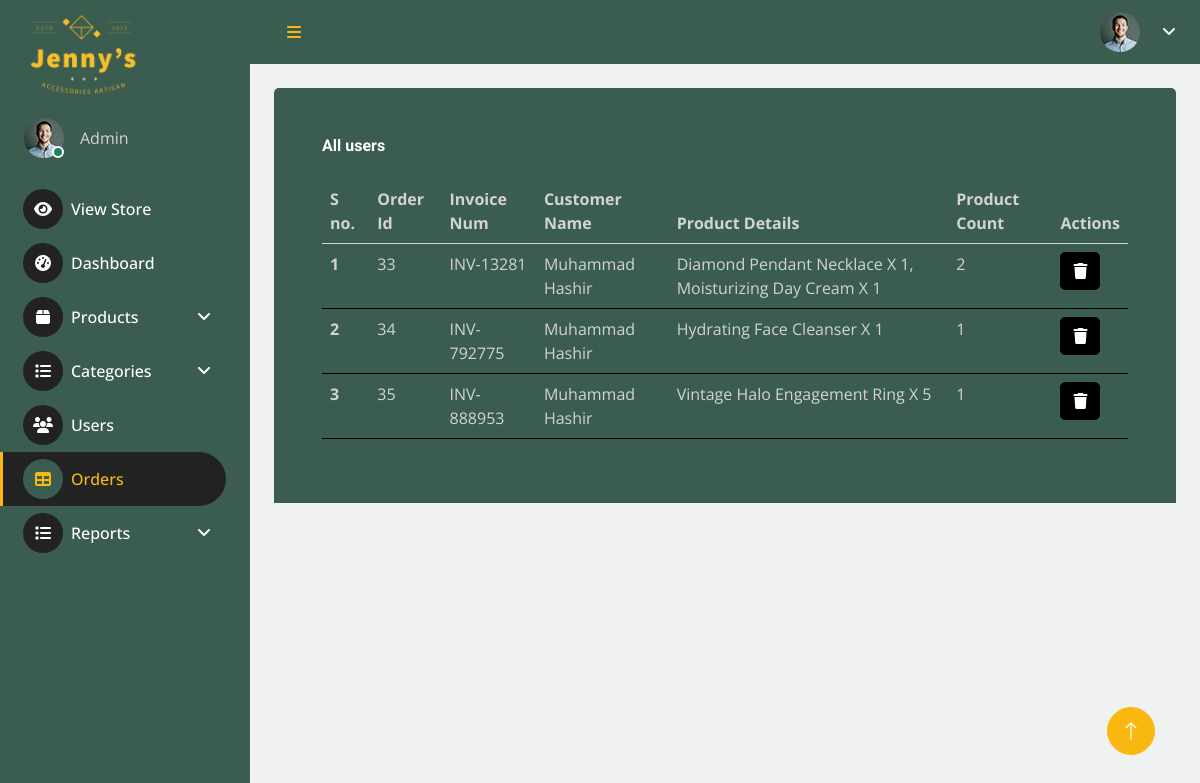
The page /dashboard/main.php?url=orders on the database its author committed.
### tables this page shows
CREATE TABLE `orders` (
  `o_id` int(11) NOT NULL AUTO_INCREMENT,
  `u_id` int(11) DEFAULT NULL,
  `invoice_num` varchar(255) DEFAULT NULL,
  `order_date` timestamp NOT NULL DEFAULT current_timestamp(),
  PRIMARY KEY (`o_id`),
  UNIQUE KEY `invoice_num` (`invoice_num`)
);

CREATE TABLE `user_account` (
  `u_id` int(11) NOT NULL AUTO_INCREMENT,
  `u_role` varchar(255) DEFAULT NULL,
  `u_name` varchar(255) DEFAULT NULL,
  `u_email` varchar(255) DEFAULT NULL,
  `u_pass` varchar(255) DEFAULT NULL,
  PRIMARY KEY (`u_id`)
);

### dashboard/components/orders.php (the view, shortened to what this page needs)
<div class="container-fluid pt-4 px-4">
    <div class="bg-secondary rounded-top p-4">
        <div class="bg-secondary rounded h-100 p-4">
            <h6 class="mb-4">All users</h6>
            <div class="table-responsive">
                <table class="table">
                        <?php
                            $sqlQuery = "SELECT orders.o_id, orders.invoice_num, orders.order_date, user_account.u_name, GROUP_CONCAT(CONCAT(products.p_name, ' X ', order_items.quantity) SEPARATOR ', ') AS product_details, COUNT(order_items.p_id) AS product_count FROM  orders INNER JOIN user_account ON orders.u_id = user_account.u_id INNER JOIN  order_items ON orders.o_id = order_items.o_id INNER JOIN  products ON order_items.p_id = products.p_id GROUP BY orders.o_id, orders.invoice_num, orders.order_date, user_account.u_name HAVING COUNT(order_items.p_id) >= 1;";
                            $result = mysqli_query($connection, $sqlQuery);
                            if(mysqli_num_rows($result) > 0){
                                $x = 1;
                                echo "
                                    <thead>
                                        <tr>
                                            <th scope='col'>S no.</th>
                                            <th scope='col'>Order Id</th>
                                            <th scope='col'>Invoice Num</th>
                                            <th scope='col'>Customer Name</th>
                                            <th scope='col'>Product Details</th>
                                            <th scope='col'>Product Count</th>
                                            <th scope='col'>Actions</th>
                                        </tr>
                                    </thead>
                                    <tbody>
                                ";
                                while($row = mysqli_fetch_assoc($result)){
                                    $oId = $row['o_id'];
                                    $invoice = $row['invoice_num'];
                                    $uName= $row['u_name'];
                                    $pDetails = $row['product_details'];
                                    $pCount = $row['product_count'];
                                    echo "
                                        <tr>
                                            <th scope='row'>$x</th>
                                            <td>$oId</td>
                                            <td>$invoice</td>
                                            <td>$uName</td>
                                            <td>$pDetails</td>
                                            <td>$pCount</td>
                                            <td>
                                                <button class='btn btn-dark' onclick='deleteModal($oId)'><i class='fa-solid fa-trash'></i></button>
                                            </td>
                                        </tr>
                                    ";
                                    $x++;
                                }
                            }else{
                                echo "
                                    <p>No Orders found!</p>
                                ";
                            }
                        ?>
                    </tbody>
                </table>
            </div>
        </div>
    </div>
</div>

### dashboard/css/style.css (style rules this page uses)
:root { --primary: #f8b810; --secondary: #3B5D50; --light: #fff; --dark: #222222; }
.btn { transition: .5s; }
p, span, table, tr, td, th { color: lightgray !important; }

### rows shown on the page
orders: o_id "33", invoice_num "INV-13281", u.u_name "Muhammad Hashir", pDetails "Diamond Pendant Necklace X 1, Moisturizing Day Cream X 1", pCount "2"
orders: o_id "34", invoice_num "INV-792775", u.u_name "Muhammad Hashir", pDetails "Hydrating Face Cleanser X 1", pCount "1"
orders: o_id "35", invoice_num "INV-888953", u.u_name "Muhammad Hashir", pDetails "Vintage Halo Engagement Ring X 5", pCount "1"
